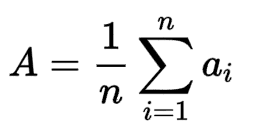
#> input picture Statistics & Probability/Mean, Median, Mode, Range, InterQuartile Range/images/mean.png, 255 x 136 px
$ jupyter execute mean.ipynb
#> lines starting #> are read from the running program, lines starting #| are printed output that depends on the picture
1. [Mean](#mean)
2. [Geometric Mean](#geometric-mean)
3. [Harmonic Mean](#harmonic-mean)
4. [Weighted Mean](#weighted-mean)
5. [Relation of GM, AM, HM](#relation-of-gm-am-hm)

#### Mean:
- denoted as the ratio of sum of numbers or quantities by the total number of quantities or numbers
- measure the average of all the data points or number or quantities
- it is impacted by outliers
- mean is used in several statisical calculation such as distances, dispersion of data, etc
- mostly used with numerical continuous values

[cell 1]
from PIL import Image
from IPython.display import display

img = Image.open('images/mean.png')
#> img is the input picture: PIL image 255x136 RGBA; mean R, G, B, A 240.9, 240.9, 240.9, 255
new_image = img.resize((220, 120))
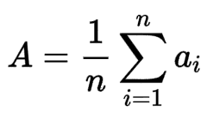
#> new_image: PIL image 220x120 RGBA; mean R, G, B, A 240.9, 240.9, 240.9, 255
display(new_image)

#### Geometric Mean:
- denoted as the nth root of product of all the numbers or quantities
    - nth value is denoted by the total number of quantities or numbers
- it is applicable when dealing with values related to growth, rate of change, compounding or have mulitiplicative factor

[cell 2]
from PIL import Image
from IPython.display import display

img = Image.open('images/gmean.png')
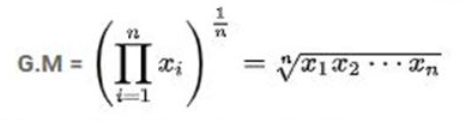
#> input picture Statistics & Probability/Mean, Median, Mode, Range, InterQuartile Range/images/gmean.png, 462 x 121 px
#> img is the input picture: PIL image 462x121 RGBA; mean R, G, B, A 243.2, 243.2, 243.1, 255
new_image = img.resize((390, 120))
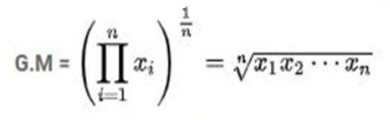
#> new_image: PIL image 390x120 RGBA; mean R, G, B, A 243.2, 243.2, 243.1, 255
display(new_image)

#### Harmonic Mean:
- it is denoted as the ratio of total count of number or quantities by the reciprocal sum of individual number or quantities
- it is used when dealing with profit loss, speed, etc

[cell 3]
from PIL import Image
from IPython.display import display

img = Image.open('images/hmean.png')
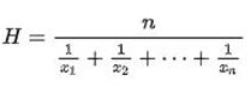
#> input picture Statistics & Probability/Mean, Median, Mode, Range, InterQuartile Range/images/hmean.png, 247 x 88 px
#> img is the input picture: PIL image 247x88 RGBA; mean R, G, B, A 243.8, 243.8, 243.8, 255
new_image = img.resize((350, 120))
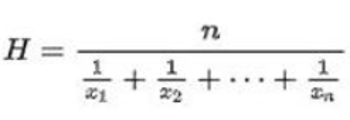
#> new_image: PIL image 350x120 RGBA; mean R, G, B, A 243.8, 243.8, 243.8, 255
display(new_image)

#### Weighted Mean:
- it is that there is a weight value associated with each quantities or values
- denoted by the ratio of sum of product of weight and quantities or numbers by the sum of total weight
- it is used when we want apply specific importance to certain quantities and numbers based on frequency, etc

[cell 4]
from PIL import Image
from IPython.display import display

img = Image.open('images/wmean.png')
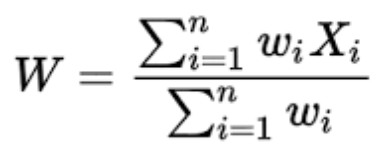
#> input picture Statistics & Probability/Mean, Median, Mode, Range, InterQuartile Range/images/wmean.png, 385 x 154 px
#> img is the input picture: PIL image 385x154 RGBA; mean R, G, B, A 236.4, 236.4, 236.4, 255
new_image = img.resize((320, 120))
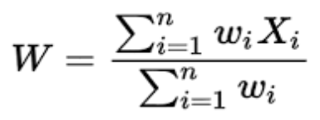
#> new_image: PIL image 320x120 RGBA; mean R, G, B, A 236.4, 236.4, 236.4, 255
display(new_image)
